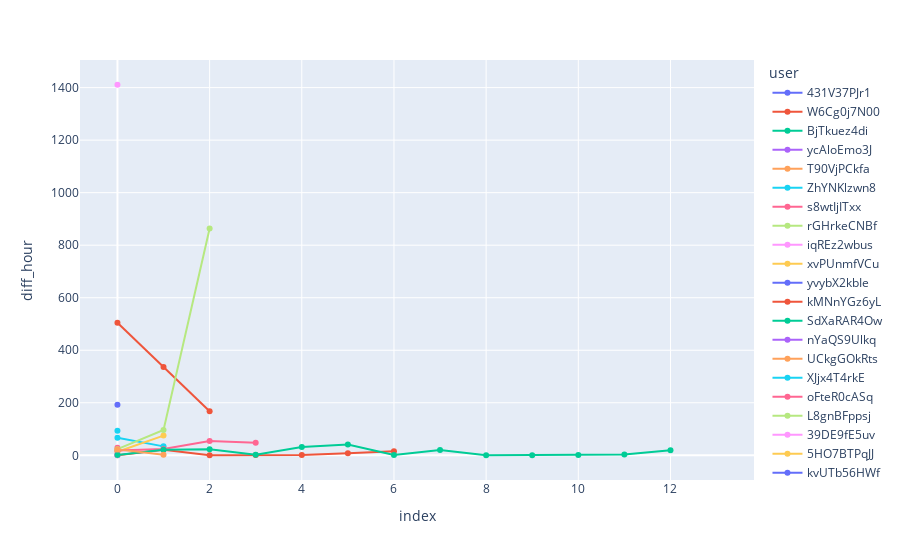

Here is the notebook cell this chart was saved with:
### Code cell
# df = df.query("diff_hour < 100")
px.line(df, x=df.index, y="diff_hour", color="user", hover_data=["message"], markers=True)

### Figure 1 — Plotly figure (JSON) as saved in the notebook; plotly's stock layout.template omitted (floating-point values rounded to 4 significant figures)
{"data": [{"customdata": [["Phone manual cueing started. Until 18:24 Cueing period: 60 seconds. Vibration pattern: Long. Vibration intensity: Default"]], "hovertemplate": "user=431V37PJr1<br>index=%{x}<br>diff_hour=%{y}<br>message=%{customdata[0]}<extra></extra>", "legendgroup": "431V37PJr1", "line": {"color": "#636efa", "dash": "solid"}, "marker": {"symbol": "circle"}, "mode": "markers+lines", "name": "431V37PJr1", "orientation": "v", "showlegend": true, "type": "scatter", "x": [0], "xaxis": "x", "y": [null], "yaxis": "y"}, {"customdata": [["Phone manual cueing started. Until 11:13 Cueing period: 60 seconds. Vibration pattern: 3x Times. Vibration intensity: Default"], ["Phone manual cueing started. Until 11:00 Cueing period: 60 seconds. Vibration pattern: 3x Times. Vibration intensity: Default"], ["Phone scheduled cueing started. Until 11:50 Cueing period: 60 seconds. Vibration pattern: 3x Times. Vibration intensity: Default"], ["Phone scheduled cueing started. Until 11:50 Cueing period: 60 seconds. Vibration pattern: 3x Times. Vibration intensity: Default"]], "hovertemplate": "user=W6Cg0j7N00<br>index=%{x}<br>diff_hour=%{y}<br>message=%{customdata[0]}<extra></extra>", "legendgroup": "W6Cg0j7N00", "line": {"color": "#EF553B", "dash": "solid"}, "marker": {"symbol": "circle"}, "mode": "markers+lines", "name": "W6Cg0j7N00", "orientation": "v", "showlegend": true, "type": "scatter", "x": [0, 1, 2, 3], "xaxis": "x", "y": [504.8, 336.1, 167.9, null], "yaxis": "y"}, {"customdata": [["Phone manual cueing started. Until 16:17 Cueing period: 60 seconds. Vibration pattern: Long. Vibration intensity: Default"]], "hovertemplate": "user=BjTkuez4di<br>index=%{x}<br>diff_hour=%{y}<br>message=%{customdata[0]}<extra></extra>", "legendgroup": "BjTkuez4di", "line": {"color": "#00cc96", "dash": "solid"}, "marker": {"symbol": "circle"}, "mode": "markers+lines", "name": "BjTkuez4di", "orientation": "v", "showlegend": true, "type": "scatter", "x": [0], "xaxis": "x", "y": [null], "yaxis": "y"}, {"customdata": [["Phone manual cueing started. Until 12:15 Cueing period: 60 seconds. Vibration pattern: Long. Vibration intensity: Default"]], "hovertemplate": "user=ycAloEmo3J<br>index=%{x}<br>diff_hour=%{y}<br>message=%{customdata[0]}<extra></extra>", "legendgroup": "ycAloEmo3J", "line": {"color": "#ab63fa", "dash": "solid"}, "marker": {"symbol": "circle"}, "mode": "markers+lines", "name": "ycAloEmo3J", "orientation": "v", "showlegend": true, "type": "scatter", "x": [0], "xaxis": "x", "y": [null], "yaxis": "y"}, {"customdata": [["Phone scheduled cueing started. Until 20:05 Cueing period: 60 seconds. Vibration pattern: 3x Times. Vibration intensity: Default"]], "hovertemplate": "user=T90VjPCkfa<br>index=%{x}<br>diff_hour=%{y}<br>message=%{customdata[0]}<extra></extra>", "legendgroup": "T90VjPCkfa", "line": {"color": "#FFA15A", "dash": "solid"}, "marker": {"symbol": "circle"}, "mode": "markers+lines", "name": "T90VjPCkfa", "orientation": "v", "showlegend": true, "type": "scatter", "x": [0], "xaxis": "x", "y": [null], "yaxis": "y"}, {"customdata": [["Phone manual cueing started. Until 13:07 Cueing period: 120 seconds. Vibration pattern: 3x Times. Vibration intensity: Default"], ["Phone manual cueing started. Until 07:59 Cueing period: 240 seconds. Vibration pattern: 3x Short. Vibration intensity: Default"], ["Phone manual cueing started. Until 18:02 Cueing period: 240 seconds. Vibration pattern: Long. Vibration intensity: Default"]], "hovertemplate": "user=ZhYNKlzwn8<br>index=%{x}<br>diff_hour=%{y}<br>message=%{customdata[0]}<extra></extra>", "legendgroup": "ZhYNKlzwn8", "line": {"color": "#19d3f3", "dash": "solid"}, "marker": {"symbol": "circle"}, "mode": "markers+lines", "name": "ZhYNKlzwn8", "orientation": "v", "showlegend": true, "type": "scatter", "x": [0, 1, 2], "xaxis": "x", "y": [66.87, 34.05, null], "yaxis": "y"}, {"customdata": [["Phone manual cueing started. Until 14:57 Cueing period: 60 seconds. Vibration pattern: 3x Times. Vibration intensity: Default"], ["Phone scheduled cueing started. Until 20:20 Cueing period: 60 seconds. Vibration pattern: 3x Times. Vibration intensity: Default"]], "hovertemplate": "user=s8wtIjITxx<br>index=%{x}<br>diff_hour=%{y}<br>message=%{customdata[0]}<extra></extra>", "legendgroup": "s8wtIjITxx", "line": {"color": "#FF6692", "dash": "solid"}, "marker": {"symbol": "circle"}, "mode": "markers+lines", "name": "s8wtIjITxx", "orientation": "v", "showlegend": true, "type": "scatter", "x": [0, 1], "xaxis": "x", "y": [28.78, null], "yaxis": "y"}, {"customdata": [["Phone manual cueing started. Until 17:21 Cueing period: 60 seconds. Vibration pattern: 3x Times. Vibration intensity: Default"], ["Phone scheduled cueing started. Until 22:00 Cueing period: 60 seconds. Vibration pattern: 3x Times. Vibration intensity: Default"]], "hovertemplate": "user=rGHrkeCNBf<br>index=%{x}<br>diff_hour=%{y}<br>message=%{customdata[0]}<extra></extra>", "legendgroup": "rGHrkeCNBf", "line": {"color": "#B6E880", "dash": "solid"}, "marker": {"symbol": "circle"}, "mode": "markers+lines", "name": "rGHrkeCNBf", "orientation": "v", "showlegend": true, "type": "scatter", "x": [0, 1], "xaxis": "x", "y": [16.29, null], "yaxis": "y"}, {"customdata": [["Phone manual cueing started. Until 15:56 Cueing period: 60 seconds. Vibration pattern: 3x Times. Vibration intensity: Default"], ["Phone scheduled cueing started. Until 11:20 Cueing period: 60 seconds. Vibration pattern: 3x Times. Vibration intensity: Default"]], "hovertemplate": "user=iqREz2wbus<br>index=%{x}<br>diff_hour=%{y}<br>message=%{customdata[0]}<extra></extra>", "legendgroup": "iqREz2wbus", "line": {"color": "#FF97FF", "dash": "solid"}, "marker": {"symbol": "circle"}, "mode": "markers+lines", "name": "iqREz2wbus", "orientation": "v", "showlegend": true, "type": "scatter", "x": [0, 1], "xaxis": "x", "y": [1411.0, null], "yaxis": "y"}, {"customdata": [["Phone manual cueing started. Until 20:57 Cueing period: 60 seconds. Vibration pattern: 3x Times. Vibration intensity: Default"], ["Phone scheduled cueing started. Until 10:15 Cueing period: 30 seconds. Vibration pattern: 3x Times. Vibration intensity: Default"], ["Phone scheduled cueing started. Until 13:15 Cueing period: 30 seconds. Vibration pattern: 3x Times. Vibration intensity: Default"]], "hovertemplate": "user=xvPUnmfVCu<br>index=%{x}<br>diff_hour=%{y}<br>message=%{customdata[0]}<extra></extra>", "legendgroup": "xvPUnmfVCu", "line": {"color": "#FECB52", "dash": "solid"}, "marker": {"symbol": "circle"}, "mode": "markers+lines", "name": "xvPUnmfVCu", "orientation": "v", "showlegend": true, "type": "scatter", "x": [0, 1, 2], "xaxis": "x", "y": [13.37, 75.0, null], "yaxis": "y"}, {"customdata": [["Phone scheduled cueing started. Until 13:55 Cueing period: 60 seconds. Vibration pattern: 3x Times. Vibration intensity: Default"], ["Phone scheduled cueing started. Until 13:55 Cueing period: 60 seconds. Vibration pattern: 3x Times. Vibration intensity: Default"]], "hovertemplate": "user=yvybX2kbIe<br>index=%{x}<br>diff_hour=%{y}<br>message=%{customdata[0]}<extra></extra>", "legendgroup": "yvybX2kbIe", "line": {"color": "#636efa", "dash": "solid"}, "marker": {"symbol": "circle"}, "mode": "markers+lines", "name": "yvybX2kbIe", "orientation": "v", "showlegend": true, "type": "scatter", "x": [0, 1], "xaxis": "x", "y": [192.9, null], "yaxis": "y"}, {"customdata": [["Phone scheduled cueing started. Until 23:00 Cueing period: 60 seconds. Vibration pattern: 3x Times. Vibration intensity: Default"], ["Phone scheduled cueing started. Until 23:00 Cueing period: 60 seconds. Vibration pattern: 3x Times. Vibration intensity: Default"], ["Phone manual cueing started. Until 11:46 Cueing period: 60 seconds. Vibration pattern: 3x Times. Vibration intensity: Default"], ["Phone manual cueing started. Until 12:08 Cueing period: 60 seconds. Vibration pattern: 3x Times. Vibration intensity: Default"], ["Phone manual cueing started. Until 13:28 Cueing period: 60 seconds. Vibration pattern: 3x Times. Vibration intensity: Default"], ["Phone scheduled cueing started. Until 23:00 Cueing period: 60 seconds. Vibration pattern: 3x Times. Vibration intensity: Default"], ["Phone scheduled cueing started. Until 23:00 Cueing period: 60 seconds. Vibration pattern: 3x Times. Vibration intensity: Default"], ["Phone scheduled cueing started. Until 23:00 Cueing period: 60 seconds. Vibration pattern: 3x Times. Vibration intensity: Default"]], "hovertemplate": "user=kMNnYGz6yL<br>index=%{x}<br>diff_hour=%{y}<br>message=%{customdata[0]}<extra></extra>", "legendgroup": "kMNnYGz6yL", "line": {"color": "#EF553B", "dash": "solid"}, "marker": {"symbol": "circle"}, "mode": "markers+lines", "name": "kMNnYGz6yL", "orientation": "v", "showlegend": true, "type": "scatter", "x": [0, 1, 2, 3, 4, 5, 6, 7], "xaxis": "x", "y": [0.5708, 21.47, 0.3642, 1.335, 1.013, 8.001, 15.36, null], "yaxis": "y"}, {"customdata": [["Phone scheduled cueing started. Until 19:45 Cueing period: 60 seconds. Vibration pattern: Long. Vibration intensity: Default"]], "hovertemplate": "user=SdXaRAR4Ow<br>index=%{x}<br>diff_hour=%{y}<br>message=%{customdata[0]}<extra></extra>", "legendgroup": "SdXaRAR4Ow", "line": {"color": "#00cc96", "dash": "solid"}, "marker": {"symbol": "circle"}, "mode": "markers+lines", "name": "SdXaRAR4Ow", "orientation": "v", "showlegend": true, "type": "scatter", "x": [0], "xaxis": "x", "y": [null], "yaxis": "y"}, {"customdata": [["Phone scheduled cueing started. Until 13:50 Cueing period: 60 seconds. Vibration pattern: 3x Times. Vibration intensity: Default"], ["Phone manual cueing started. Until 14:44 Cueing period: 60 seconds. Vibration pattern: 3x Times. Vibration intensity: Default"]], "hovertemplate": "user=nYaQS9Ulkq<br>index=%{x}<br>diff_hour=%{y}<br>message=%{customdata[0]}<extra></extra>", "legendgroup": "nYaQS9Ulkq", "line": {"color": "#ab63fa", "dash": "solid"}, "marker": {"symbol": "circle"}, "mode": "markers+lines", "name": "nYaQS9Ulkq", "orientation": "v", "showlegend": true, "type": "scatter", "x": [0, 1], "xaxis": "x", "y": [1.732, null], "yaxis": "y"}, {"customdata": [["Phone manual cueing started. Until 20:55 Cueing period: 180 seconds. Vibration pattern: Long. Vibration intensity: Default"]], "hovertemplate": "user=UCkgGOkRts<br>index=%{x}<br>diff_hour=%{y}<br>message=%{customdata[0]}<extra></extra>", "legendgroup": "UCkgGOkRts", "line": {"color": "#FFA15A", "dash": "solid"}, "marker": {"symbol": "circle"}, "mode": "markers+lines", "name": "UCkgGOkRts", "orientation": "v", "showlegend": true, "type": "scatter", "x": [0], "xaxis": "x", "y": [null], "yaxis": "y"}, {"customdata": [["Phone manual cueing started. Until 17:09 Cueing period: 60 seconds. Vibration pattern: 3x Times. Vibration intensity: Default"], ["Phone manual cueing started. Until 14:23 Cueing period: 60 seconds. Vibration pattern: 3x Times. Vibration intensity: Default"]], "hovertemplate": "user=XJjx4T4rkE<br>index=%{x}<br>diff_hour=%{y}<br>message=%{customdata[0]}<extra></extra>", "legendgroup": "XJjx4T4rkE", "line": {"color": "#19d3f3", "dash": "solid"}, "marker": {"symbol": "circle"}, "mode": "markers+lines", "name": "XJjx4T4rkE", "orientation": "v", "showlegend": true, "type": "scatter", "x": [0, 1], "xaxis": "x", "y": [93.23, null], "yaxis": "y"}, {"customdata": [["Phone scheduled cueing started. Until 18:45 Cueing period: 60 seconds. Vibration pattern: 3x Times. Vibration intensity: Default"], ["Phone scheduled cueing started. Until 12:45 Cueing period: 60 seconds. Vibration pattern: 3x Times. Vibration intensity: Default"], ["Phone scheduled cueing started. Until 12:45 Cueing period: 60 seconds. Vibration pattern: 3x Times. Vibration intensity: Default"], ["Phone manual cueing started. Until 19:26 Cueing period: 60 seconds. Vibration pattern: 3x Times. Vibration intensity: Default"], ["Phone manual cueing started. Until 19:11 Cueing period: 60 seconds. Vibration pattern: 3x Times. Vibration intensity: Default"]], "hovertemplate": "user=oFteR0cASq<br>index=%{x}<br>diff_hour=%{y}<br>message=%{customdata[0]}<extra></extra>", "legendgroup": "oFteR0cASq", "line": {"color": "#FF6692", "dash": "solid"}, "marker": {"symbol": "circle"}, "mode": "markers+lines", "name": "oFteR0cASq", "orientation": "v", "showlegend": true, "type": "scatter", "x": [0, 1, 2, 3, 4], "xaxis": "x", "y": [17.92, 24.05, 54.64, 47.75, null], "yaxis": "y"}, {"customdata": [["Phone scheduled cueing started. Until 12:00 Cueing period: 60 seconds. Vibration pattern: 3x Times. Vibration intensity: Default"], ["Phone scheduled cueing started. Until 12:00 Cueing period: 60 seconds. Vibration pattern: 3x Times. Vibration intensity: Default"], ["Phone scheduled cueing started. Until 12:00 Cueing period: 60 seconds. Vibration pattern: 3x Times. Vibration intensity: Default"], ["Phone scheduled cueing started. Until 12:00 Cueing period: 60 seconds. Vibration pattern: 3x Times. Vibration intensity: Default"]], "hovertemplate": "user=L8gnBFppsj<br>index=%{x}<br>diff_hour=%{y}<br>message=%{customdata[0]}<extra></extra>", "legendgroup": "L8gnBFppsj", "line": {"color": "#B6E880", "dash": "solid"}, "marker": {"symbol": "circle"}, "mode": "markers+lines", "name": "L8gnBFppsj", "orientation": "v", "showlegend": true, "type": "scatter", "x": [0, 1, 2, 3], "xaxis": "x", "y": [23.34, 96.21, 863.5, null], "yaxis": "y"}, {"customdata": [["Phone scheduled cueing started. Until 14:55 Cueing period: 60 seconds. Vibration pattern: 3x Times. Vibration intensity: Default"], ["Phone scheduled cueing started. Until 14:55 Cueing period: 60 seconds. Vibration pattern: 3x Times. Vibration intensity: Default"]], "hovertemplate": "user=39DE9fE5uv<br>index=%{x}<br>diff_hour=%{y}<br>message=%{customdata[0]}<extra></extra>", "legendgroup": "39DE9fE5uv", "line": {"color": "#FF97FF", "dash": "solid"}, "marker": {"symbol": "circle"}, "mode": "markers+lines", "name": "39DE9fE5uv", "orientation": "v", "showlegend": true, "type": "scatter", "x": [0, 1], "xaxis": "x", "y": [0.2347, null], "yaxis": "y"}, {"customdata": [["Phone manual cueing started. Until 10:29 Cueing period: 60 seconds. Vibration pattern: 3x Times. Vibration intensity: Default"]], "hovertemplate": "user=5HO7BTPqJJ<br>index=%{x}<br>diff_hour=%{y}<br>message=%{customdata[0]}<extra></extra>", "legendgroup": "5HO7BTPqJJ", "line": {"color": "#FECB52", "dash": "solid"}, "marker": {"symbol": "circle"}, "mode": "markers+lines", "name": "5HO7BTPqJJ", "orientation": "v", "showlegend": true, "type": "scatter", "x": [0], "xaxis": "x", "y": [null], "yaxis": "y"}, {"customdata": [["Phone manual cueing started. Until 10:31 Cueing period: 60 seconds. Vibration pattern: Long. Vibration intensity: Default"]], "hovertemplate": "user=kvUTb56HWf<br>index=%{x}<br>diff_hour=%{y}<br>message=%{customdata[0]}<extra></extra>", "legendgroup": "kvUTb56HWf", "line": {"color": "#636efa", "dash": "solid"}, "marker": {"symbol": "circle"}, "mode": "markers+lines", "name": "kvUTb56HWf", "orientation": "v", "showlegend": true, "type": "scatter", "x": [0], "xaxis": "x", "y": [null], "yaxis": "y"}, {"customdata": [["Phone scheduled cueing started. Until 12:00 Cueing period: 60 seconds. Vibration pattern: Long. Vibration intensity: Default"]], "hovertemplate": "user=rSMko35CCg<br>index=%{x}<br>diff_hour=%{y}<br>message=%{customdata[0]}<extra></extra>", "legendgroup": "rSMko35CCg", "line": {"color": "#EF553B", "dash": "solid"}, "marker": {"symbol": "circle"}, "mode": "markers+lines", "name": "rSMko35CCg", "orientation": "v", "showlegend": true, "type": "scatter", "x": [0], "xaxis": "x", "y": [null], "yaxis": "y"}, {"customdata": [["Phone scheduled cueing started. Until 23:00 Cueing period: 60 seconds. Vibration pattern: 3x Times. Vibration intensity: Default"], ["Phone scheduled cueing started. Until 23:00 Cueing period: 60 seconds. Vibration pattern: 3x Times. Vibration intensity: Default"], ["Phone scheduled cueing started. Until 22:30 Cueing period: 60 seconds. Vibration pattern: 3x Times. Vibration intensity: Default"], ["Phone scheduled cueing started. Until 22:30 Cueing period: 60 seconds. Vibration pattern: 3x Times. Vibration intensity: Default"], ["Phone scheduled cueing started. Until 22:30 Cueing period: 60 seconds. Vibration pattern: 3x Times. Vibration intensity: Default"], ["Phone scheduled cueing started. Until 22:30 Cueing period: 60 seconds. Vibration pattern: 3x Times. Vibration intensity: Default"], ["Phone scheduled cueing started. Until 22:30 Cueing period: 60 seconds. Vibration pattern: 3x Times. Vibration intensity: Default"], ["Phone scheduled cueing started. Until 22:30 Cueing period: 60 seconds. Vibration pattern: 3x Times. Vibration intensity: Default"], ["Phone scheduled cueing started. Until 22:30 Cueing period: 60 seconds. Vibration pattern: 3x Times. Vibration intensity: Default"], ["Phone scheduled cueing started. Until 22:30 Cueing period: 60 seconds. Vibration pattern: 3x Times. Vibration intensity: Default"], ["Phone scheduled cueing started. Until 22:30 Cueing period: 60 seconds. Vibration pattern: 3x Times. Vibration intensity: Default"], ["Phone scheduled cueing started. Until 22:30 Cueing period: 60 seconds. Vibration pattern: 3x Times. Vibration intensity: Default"], ["Phone scheduled cueing started. Until 22:30 Cueing period: 60 seconds. Vibration pattern: 3x Times. Vibration intensity: Default"], ["Phone scheduled cueing started. Until 22:30 Cueing period: 60 seconds. Vibration pattern: 3x Times. Vibration intensity: Default"]], "hovertemplate": "user=k4r54tpUAh<br>index=%{x}<br>diff_hour=%{y}<br>message=%{customdata[0]}<extra></extra>", "legendgroup": "k4r54tpUAh", "line": {"color": "#00cc96", "dash": "solid"}, "marker": {"symbol": "circle"}, "mode": "markers+lines", "name": "k4r54tpUAh", "orientation": "v", "showlegend": true, "type": "scatter", "x": [0, 1, 2, 3, 4, 5, 6, 7, 8, 9, 10, 11, 12, 13], "xaxis": "x", "y": [0.9706, 21.02, 23.22, 2.6, 31.18, 41.04, 1.437, 20.24, 0.2831, 0.3842, 1.556, 3.013, 19.05, null], "yaxis": "y"}, {"customdata": [["Phone manual cueing started. Until 14:12 Cueing period: 60 seconds. Vibration pattern: Long. Vibration intensity: Default"]], "hovertemplate": "user=eXKILteZUn<br>index=%{x}<br>diff_hour=%{y}<br>message=%{customdata[0]}<extra></extra>", "legendgroup": "eXKILteZUn", "line": {"color": "#ab63fa", "dash": "solid"}, "marker": {"symbol": "circle"}, "mode": "markers+lines", "name": "eXKILteZUn", "orientation": "v", "showlegend": true, "type": "scatter", "x": [0], "xaxis": "x", "y": [null], "yaxis": "y"}, {"customdata": [["Phone manual cueing started. Until 17:21 Cueing period: 60 seconds. Vibration pattern: 3x Times. Vibration intensity: Default"], ["Phone manual cueing started. Until 15:35 Cueing period: 60 seconds. Vibration pattern: 3x Times. Vibration intensity: Default"], ["Phone manual cueing started. Until 17:37 Cueing period: 60 seconds. Vibration pattern: 3x Times. Vibration intensity: Default"]], "hovertemplate": "user=rhdsCEGkYs<br>index=%{x}<br>diff_hour=%{y}<br>message=%{customdata[0]}<extra></extra>", "legendgroup": "rhdsCEGkYs", "line": {"color": "#FFA15A", "dash": "solid"}, "marker": {"symbol": "circle"}, "mode": "markers+lines", "name": "rhdsCEGkYs", "orientation": "v", "showlegend": true, "type": "scatter", "x": [0, 1, 2], "xaxis": "x", "y": [22.57, 2.03, null], "yaxis": "y"}], "layout": {"legend": {"title": {"text": "user"}, "tracegroupgap": 0}, "margin": {"t": 60}, "xaxis": {"anchor": "y", "domain": [0, 1], "title": {"text": "index"}}, "yaxis": {"anchor": "x", "domain": [0, 1], "title": {"text": "diff_hour"}}}}
